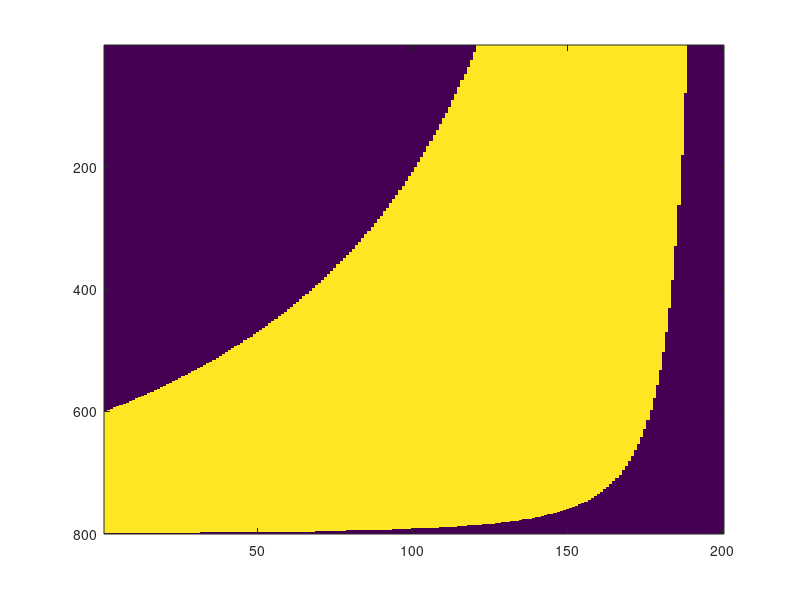

The MATLAB script that drew this image:
%% Schnakenberg model

avec = 1e-6:0.005:1.4;
bvec = 1e-6:0.005:2;
u_star = @(a,b) a+b;
v_star = @(a,b) b/((a+b)^2);
f_u = @(a,b) -1+(2*u_star(a,b)*v_star(a,b));
f_v = @(a,b) u_star(a,b)^2;
g_u = @(a,b) -2*u_star(a,b)*v_star(a,b);
g_v = @(a,b)-(u_star(a,b)^2);

%% GM model

avec = 1e-6:0.005:1;
bvec = 1e-6:0.005:4;
u_star = @(a,b) (a+1)/b;
v_star = @(a,b) ((a+1)/b)^2;
f_u = @(a,b) -b+(2*u_star(a,b)/v_star(a,b));
f_v = @(a,b) -(u_star(a,b)^2) / (v_star(a,b)^2);
g_u = @(a,b) 2*u_star(a,b);
g_v = @(a,b) -1;


%% Computing Turing space and plot

epsil= sqrt(0.001);
L = sqrt(4.5);
mat = zeros(length(bvec),length(avec));

for i = 1:length(avec)
    a = avec(i);
    for j = 1:length(bvec)
        b = bvec(j);
        fu = f_u(a,b); fv = f_v(a,b); gu = g_u(a,b); gv = g_v(a,b);

        if fu+gv<0 && (fu*gv - fv*gu)>0 && (fu/epsil^2 + gv)>0 && ...
            ((fu/(epsil^2))+gv)^2 -((4/epsil^2)*(fu*gv-fv*gu))>0

            mat(j,i) = 1;
        end
    end
end

imagesc(flip(mat));


